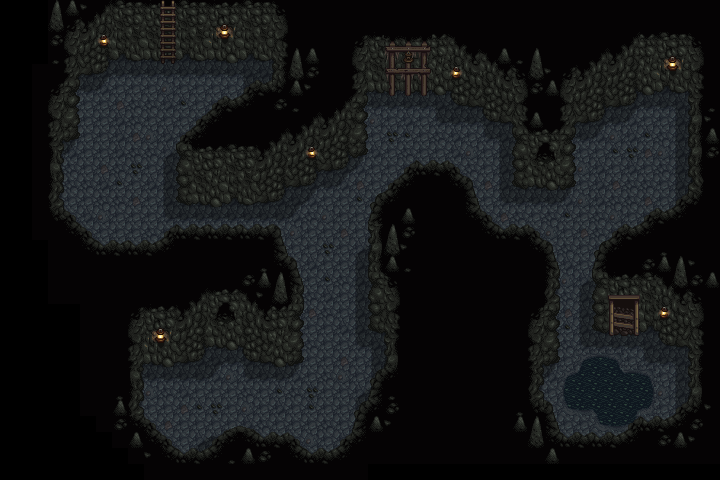

Tiled map render using the project's own tile images. Description and the map definition, with tile-layer contents summarised, below:
An orthogonal 45x30 tile map with 16x16 px tiles, 3 tile layers (Back, Buildings, Front).

<map version="1.4" tiledversion="1.4.2" orientation="orthogonal" renderorder="right-down" compressionlevel="0" width="45" height="30" tilewidth="16" tileheight="16" infinite="0" nextlayerid="7" nextobjectid="1">
  <properties />
  <tileset firstgid="1" name="mine" tilewidth="16" tileheight="16" tilecount="288" columns="16">
    <image source="mine_dark.png" width="256" height="288" />
    <tile id="0">
      <properties>
        <property name="Type" type="string" value="Dirt" />
      </properties>
    </tile>
    <tile id="137">
      <properties>
        <property name="Type" type="string" value="Stone" />
      </properties>
    </tile>
    <tile id="138">
      <properties>
        <property name="Type" type="string" value="Stone" />
      </properties>
    </tile>
    <tile id="139">
      <properties>
        <property name="Type" type="string" value="Stone" />
      </properties>
    </tile>
    <tile id="140">
      <properties>
        <property name="Type" type="string" value="Stone" />
      </properties>
    </tile>
    <tile id="153">
      <properties>
        <property name="Type" type="string" value="Stone" />
      </properties>
    </tile>
    <tile id="154">
      <properties>
        <property name="Type" type="string" value="Stone" />
      </properties>
    </tile>
    <tile id="155">
      <properties>
        <property name="Type" type="string" value="Stone" />
      </properties>
    </tile>
    <tile id="165">
      <properties>
        <property name="Type" type="string" value="Dirt" />
      </properties>
    </tile>
    <tile id="166">
      <properties>
        <property name="Type" type="string" value="Stone" />
      </properties>
    </tile>
    <tile id="167">
      <properties>
        <property name="Type" type="string" value="Stone" />
      </properties>
    </tile>
    <tile id="168">
      <properties>
        <property name="Type" type="string" value="Stone" />
      </properties>
    </tile>
    <tile id="169">
      <properties>
        <property name="Type" type="string" value="Stone" />
      </properties>
    </tile>
    <tile id="170">
      <properties>
        <property name="Type" type="string" value="Stone" />
      </properties>
    </tile>
    <tile id="171">
      <properties>
        <property name="Type" type="string" value="Stone" />
      </properties>
    </tile>
    <tile id="172">
      <properties>
        <property name="Type" type="string" value="Stone" />
      </properties>
    </tile>
    <tile id="181">
      <properties>
        <property name="Type" type="string" value="Dirt" />
      </properties>
    </tile>
    <tile id="182">
      <properties>
        <property name="Type" type="string" value="Stone" />
      </properties>
    </tile>
    <tile id="183">
      <properties>
        <property name="Type" type="string" value="Dirt" />
      </properties>
    </tile>
    <tile id="184">
      <properties>
        <property name="Type" type="string" value="Stone" />
      </properties>
    </tile>
    <tile id="185">
      <properties>
        <property name="Type" type="string" value="Stone" />
      </properties>
    </tile>
    <tile id="186">
      <properties>
        <property name="Type" type="string" value="Stone" />
      </properties>
    </tile>
    <tile id="187">
      <properties>
        <property name="Type" type="string" value="Stone" />
      </properties>
    </tile>
    <tile id="188">
      <properties>
        <property name="Type" type="string" value="Stone" />
      </properties>
    </tile>
    <tile id="198">
      <properties>
        <property name="Type" type="string" value="Stone" />
      </properties>
    </tile>
    <tile id="199">
      <properties>
        <property name="Type" type="string" value="Stone" />
      </properties>
    </tile>
    <tile id="200">
      <properties>
        <property name="Type" type="string" value="Stone" />
      </properties>
    </tile>
    <tile id="201">
      <properties>
        <property name="Type" type="string" value="Stone" />
      </properties>
    </tile>
    <tile id="202">
      <properties>
        <property name="Type" type="string" value="Stone" />
      </properties>
    </tile>
    <tile id="203">
      <properties>
        <property name="Type" type="string" value="Stone" />
      </properties>
    </tile>
    <tile id="204">
      <properties>
        <property name="Type" type="string" value="Stone" />
      </properties>
    </tile>
    <tile id="217">
      <properties>
        <property name="Type" type="string" value="Stone" />
      </properties>
    </tile>
    <tile id="218">
      <properties>
        <property name="Type" type="string" value="Stone" />
      </properties>
    </tile>
    <tile id="219">
      <properties>
        <property name="Type" type="string" value="Stone" />
      </properties>
    </tile>
    <tile id="233">
      <properties>
        <property name="Type" type="string" value="Stone" />
      </properties>
    </tile>
    <tile id="234">
      <properties>
        <property name="Type" type="string" value="Stone" />
      </properties>
    </tile>
    <tile id="235">
      <properties>
        <property name="Type" type="string" value="Stone" />
      </properties>
    </tile>
    <tile id="240">
      <properties>
        <property name="Type" type="string" value="Wood" />
      </properties>
    </tile>
    <tile id="241">
      <properties>
        <property name="Type" type="string" value="Wood" />
      </properties>
    </tile>
    <tile id="242">
      <properties>
        <property name="Type" type="string" value="Wood" />
      </properties>
    </tile>
    <tile id="256">
      <properties>
        <property name="Type" type="string" value="Wood" />
      </properties>
    </tile>
    <tile id="257">
      <properties>
        <property name="Type" type="string" value="Wood" />
      </properties>
    </tile>
    <tile id="258">
      <properties>
        <property name="Type" type="string" value="Wood" />
      </properties>
    </tile>
    <tile id="272">
      <properties>
        <property name="Type" type="string" value="Wood" />
      </properties>
    </tile>
    <tile id="273">
      <properties>
        <property name="Type" type="string" value="Wood" />
      </properties>
    </tile>
    <tile id="274">
      <properties>
        <property name="Type" type="string" value="Wood" />
      </properties>
    </tile>
  </tileset>
  <layer id="1" name="Back" width="45" height="30" opacity="1" offsetx="0" offsety="0">
    <properties />
    <data>[1350 cells, 669 non-empty, 33 distinct tile ids]</data>
  </layer>
  <layer id="2" name="Buildings" width="45" height="30" opacity="1" offsetx="0" offsety="0">
    <properties />
    <data>[1350 cells, 430 non-empty, 103 distinct tile ids]</data>
  </layer>
  <layer id="3" name="Front" width="45" height="30" opacity="1" offsetx="0" offsety="0">
    <properties />
    <data>[1350 cells, 528 non-empty, 23 distinct tile ids]</data>
  </layer>
  <objectgroup id="4" name="Back" visible="false" locked="false" />
  <objectgroup id="5" name="Buildings" visible="false" locked="false" />
  <objectgroup id="6" name="Front" visible="false" locked="false" />
</map>
